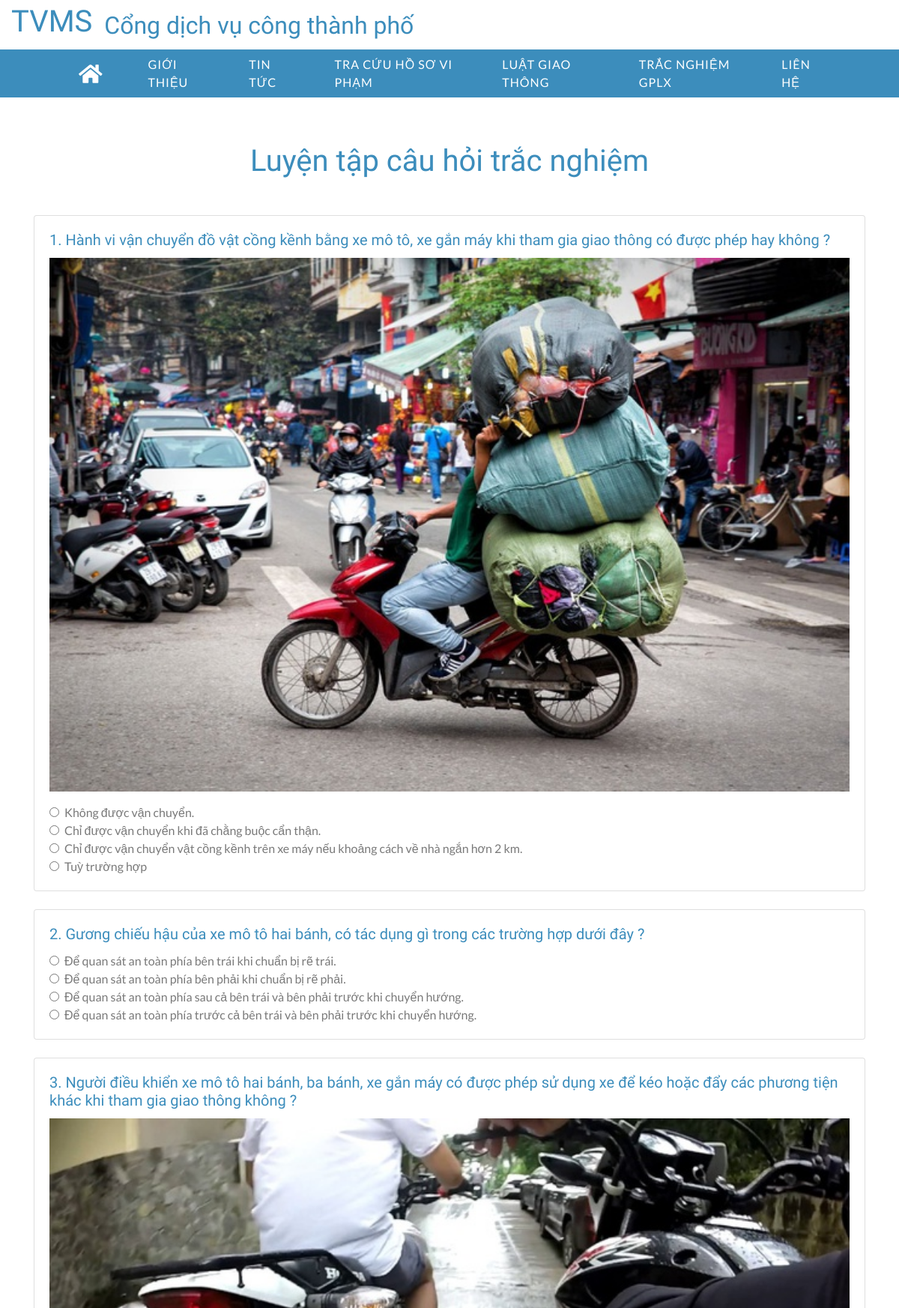
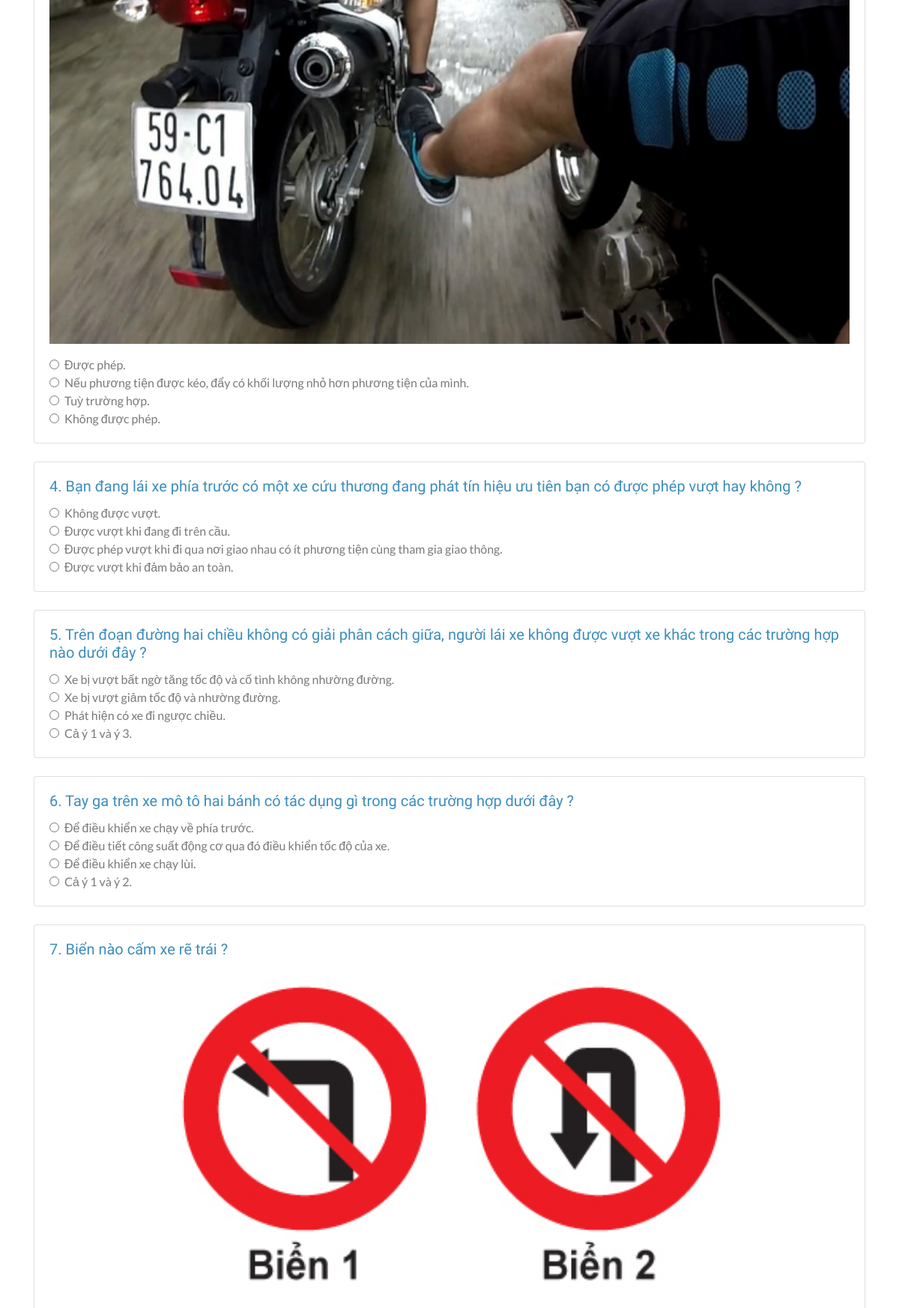
The app's page /cap-2/?page=practice-try (upper part) with its own data (2 pictures, top to bottom).
### tables this page shows
CREATE TABLE `question` (
  `id` int(30) NOT NULL,
  `content` varchar(255) NOT NULL,
  `content_img` text DEFAULT NULL,
  `option_A` varchar(255) NOT NULL,
  `option_B` varchar(255) NOT NULL,
  `option_C` varchar(255) NOT NULL,
  `option_D` varchar(255) NOT NULL,
  `correct_option` enum('a','b','c','d') NOT NULL,
  `user_id` int(30) NOT NULL,
  `date_created` datetime NOT NULL DEFAULT current_timestamp(),
  `date_updated` datetime DEFAULT NULL ON UPDATE current_timestamp()
);

### practice-try.php (the view, shortened to what this page needs)
<?php require_once('inc/header.php') ?>
<?php require_once('inc/subnav.php') ?>
<div class="single mt-125">
    <div class="container">
        <div class="content">
            <h1 class="text-center mb-5">Luyện tập câu hỏi trắc nghiệm</h1>
            <?php $questionNumber = 1;
            $sql = $conn->query("SELECT DISTINCT * FROM question ORDER BY RAND() LIMIT 20");
            $result = $sql->num_rows;
            if ($result > 0) {
                while ($row = $sql->fetch_assoc()) {
                    echo "<div class='card mb-4'>";
                    echo "<div class='card-body'>";
                    echo "<h5 class='card-title'>" . $questionNumber . ". " . $row["content"] . "</h5>";
                    if (!empty($row['content_img'])) : ?>
                        <div class="text-center mb-3">
                            <img src="<?php echo $row['content_img']; ?>" alt="Question Image" class="img-fluid">
                        </div>
                    <?php endif;
                    echo "<div class='form-check'>";
                    echo "<input class='form-check-input' type='radio' name='answer[" . $row["id"] . "]' id='answer-" . $row["id"] . "-a' value='a' onclick='checkAnswer(" . $row["id"] . ", \"a\", " . $row["correct_option"] . ")'>";
                    echo "<label class='form-check-label' for='answer-" . $row["id"] . "-a'>" . $row["option_A"] . "</label>";
                    echo "</div>";
                    echo "<div class='form-check'>";
                    echo "<input class='form-check-input' type='radio' name='answer[" . $row["id"] . "]' id='answer-" . $row["id"] . "-b' value='b' onclick='checkAnswer(" . $row["id"] . ", \"b\", " . $row["correct_option"] . ")'>";
                    echo "<label class='form-check-label' for='answer-" . $row["id"] . "-b'>" . $row["option_B"] . "</label>";
                    echo "</div>";
                    echo "<div class='form-check'>";
                    echo "<input class='form-check-input' type='radio' name='answer[" . $row["id"] . "]' id='answer-" . $row["id"] . "-c' value='c' onclick='checkAnswer(" . $row["id"] . ", \"c\", " . $row["correct_option"] . ")'>";
                    echo "<label class='form-check-label' for='answer-" . $row["id"] . "-c'>" . $row["option_C"] . "</label>";
                    echo "</div>";
                    echo "<div class='form-check'>";
                    echo "<input class='form-check-input' type='radio' name='answer[" . $row["id"] . "]' id='answer-" . $row["id"] . "-d' value='d' onclick='checkAnswer(" . $row["id"] . ", \"d\", " . $row["correct_option"] . ")'>";
                    echo "<label class='form-check-label' for='answer-" . $row["id"] . "-d'>" . $row["option_D"] . "</label>";
                    echo "</div>";
                    echo "</div>";
                    echo "</div>";
                    $questionNumber++;
                }
            }
            ?>
        </div>
    </div>
</div>

### assets/css/style1.css (style rules this page uses)
body { color: #797979; background: #ffffff; font-family: 'Lato', sans-serif; }
h1, h2, h3, h4, h5, h6 { color: #3c8dbc; font-family: 'Oswald', sans-serif; }
@media (min-width: 992px) { .mt-125 { margin-top: 125px; } }
.single { position: relative; width: 100%; }
.single img { width: 100%; }

### records on screen
question: content "Hành vi vận chuyển đồ vật cồng kềnh bằng xe mô tô, xe gắn máy khi tham gia giao thông có được phép hay không ?", content_img (picture), option_A "Không được vận chuyển.", option_B "Chỉ được vận chuyển khi đã chằng buộc cẩn thận.", option_C "Chỉ được vận chuyển vật cồng kềnh trên xe máy nếu khoảng cách về nhà ngắn hơn 2 km.", option_D "Tuỳ trường hợp"
question: content "Gương chiếu hậu của xe mô tô hai bánh, có tác dụng gì trong các trường hợp dưới đây ?", option_A "Để quan sát an toàn phía bên trái khi chuẩn bị rẽ trái.", option_B "Để quan sát an toàn phía bên phải khi chuẩn bị rẽ phải.", option_C "Để quan sát an toàn phía sau cả bên trái và bên phải trước khi chuyển hướng.", option_D "Để quan sát an toàn phía trước cả bên trái và bên phải trước khi chuyển hướng."
question: content "Người điều khiển xe mô tô hai bánh, ba bánh, xe gắn máy có được phép sử dụng xe để kéo hoặc đẩy các phương tiện khác khi tham gia giao thông không ?", content_img (picture), option_A "Được phép.", option_B "Nếu phương tiện được kéo, đẩy có khối lượng nhỏ hơn phương tiện của mình.", option_C "Tuỳ trường hợp.", option_D "Không được phép."
question: content "Bạn đang lái xe phía trước có một xe cứu thương đang phát tín hiệu ưu tiên bạn có được phép vượt hay không ?", option_A "Không được vượt.", option_B "Được vượt khi đang đi trên cầu.", option_C "Được phép vượt khi đi qua nơi giao nhau có ít phương tiện cùng tham gia giao thông.", option_D "Được vượt khi đảm bảo an toàn."
question: content "Trên đoạn đường hai chiều không có giải phân cách giữa, người lái xe không được vượt xe khác trong các trường hợp nào dưới đây ?", option_A "Xe bị vượt bất ngờ tăng tốc độ và cố tình không nhường đường.", option_B "Xe bị vượt giảm tốc độ và nhường đường.", option_C "Phát hiện có xe đi ngược chiều.", option_D "Cả ý 1 và ý 3."
question: content "Tay ga trên xe mô tô hai bánh có tác dụng gì trong các trường hợp dưới đây ?", option_A "Để điều khiển xe chạy về phía trước.", option_B "Để điều tiết công suất động cơ qua đó điều khiển tốc độ của xe.", option_C "Để điều khiển xe chạy lùi.", option_D "Cả ý 1 và ý 2."
question: content "Biển nào cấm xe rẽ trái ?", content_img (picture)
